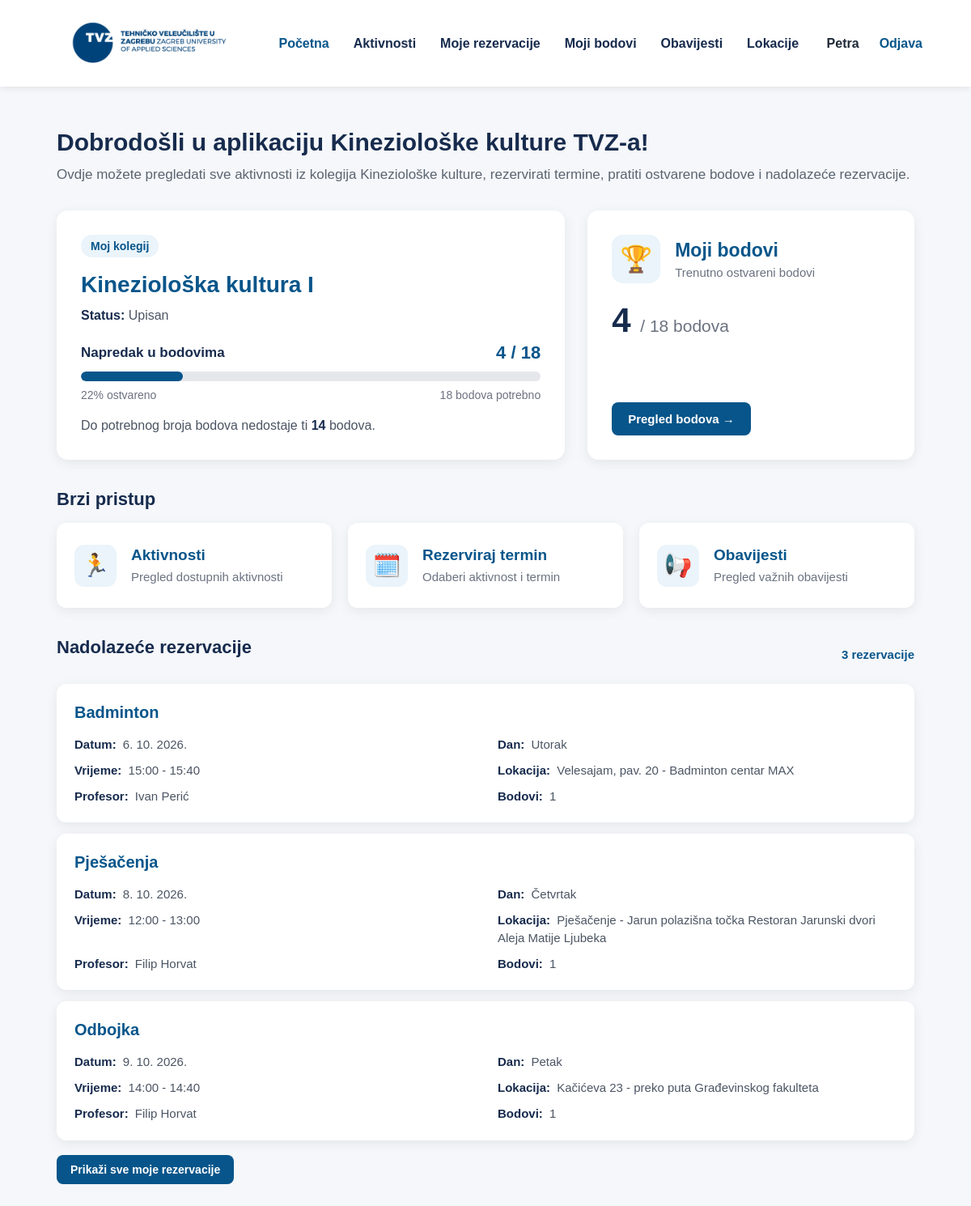
Screenshot of /student/index.php (signed in) with the database file from the repository.
### tables this page shows
CREATE TABLE `student_courses` (
  `id` int(11) NOT NULL,
  `student_id` int(11) NOT NULL,
  `course_id` int(11) NOT NULL,
  `academic_year_id` int(11) NOT NULL,
  `status` enum('ENROLLED','COMPLETED','FAILED') NOT NULL DEFAULT 'ENROLLED'
);

CREATE TABLE `courses` (
  `id` int(11) NOT NULL,
  `code` varchar(10) NOT NULL,
  `name` varchar(100) NOT NULL,
  `semester_number` tinyint(4) NOT NULL,
  `required_points` int(11) NOT NULL DEFAULT 18,
  `ects` decimal(2,1) NOT NULL DEFAULT 1.0,
  `is_active` tinyint(1) NOT NULL DEFAULT 1
);

### student/index.php (the view, shortened to what this page needs)
<?php
require_once '../config/database.php';
$userId = (int) ($_SESSION['user_id'] ?? 0);
$stmt = $pdo->prepare(
    "
    SELECT
        c.id AS course_id,
        c.name AS course_name,
        c.semester_number,
        c.required_points,
        sc.status,
        ay.id AS academic_year_id,
        ay.name AS academic_year_name
    FROM student_courses sc
    INNER JOIN courses c
        ON sc.course_id = c.id
    INNER JOIN academic_years ay
        ON ay.id = sc.academic_year_id
    WHERE sc.student_id = :student_id
      AND sc.academic_year_id = (
            SELECT id
            FROM academic_years
            WHERE is_active = 1
            LIMIT 1
      )
      AND sc.status = 'ENROLLED'
      AND c.is_active = 1
    LIMIT 1
    "
);
$stmt->execute([
    'student_id' => $userId
]);
$course = $stmt->fetch(PDO::FETCH_ASSOC);
$totalPoints = 0;
if ($course) {
    $semesterNumber =
        (int) $course['semester_number'];
    $stmt->execute([
        'student_id' =>
            $userId,
        'semester_number' =>
            $semesterNumber
    ]);
    $totalPoints =
        (int) $stmt->fetchColumn();
}
$stmt = $pdo->prepare(
    "
    SELECT
        r.reservation_date,
        a.name,
        a.points,
        s.day_of_week,
        s.start_time,
        s.end_time,
        s.location,
        u.first_name AS professor_first_name,
        u.last_name AS professor_last_name
    FROM reservations r
    INNER JOIN activity_sessions s
        ON s.id = r.session_id
    INNER JOIN activity_offerings o
        ON o.id = s.offering_id
    INNER JOIN activities a
        ON a.id = o.activity_id
    LEFT JOIN users u
        ON u.id = o.professor_id
    WHERE r.student_id = :student_id
      AND r.status = 'RESERVED'
      AND o.is_active = 1
      AND a.is_active = 1
      AND s.is_active = 1
      AND (
            r.reservation_date > CURDATE()
            OR (
                r.reservation_date = CURDATE()
                AND s.start_time >= CURTIME()
            )
      )
    ORDER BY
        r.reservation_date ASC,
        s.start_time ASC
    LIMIT 3
    "
);
$stmt->execute([
    'student_id' => $userId
]);
$upcomingReservations =
    $stmt->fetchAll(PDO::FETCH_ASSOC);
$requiredPoints = $course
    ? (int) $course['required_points']
    : 0;
if ($requiredPoints > 0) {
    $pointsProgress = (
        $totalPoints / $requiredPoints
    ) * 100;
    $pointsProgress = max(
        0,
        min(
            100,
            $pointsProgress
        )
    );
    $pointsMissing = max(
        0,
        $requiredPoints - $totalPoints
    );
} else {
    $pointsProgress = 0;
    $pointsMissing = 0;
}
$days = [
    1 => 'Ponedjeljak',
    2 => 'Utorak',
    3 => 'Srijeda',
    4 => 'Četvrtak',
    5 => 'Petak',
    6 => 'Subota',
    7 => 'Nedjelja'
];
?>
<!DOCTYPE html>
<html lang="hr">
<head>
    <link
        rel="stylesheet"
        href="../css/common.css"
    >
    <link
        rel="stylesheet"
        href="../css/navbar.css"
    >
</head>
<body>
    <?php require_once '../includes/navbar.php'; ?>
    <main class="container">
        <section class="student-welcome">
            <h1>
                Dobrodošli u aplikaciju Kineziološke kulture TVZ-a!
            </h1>
            <p>
                Ovdje možete pregledati sve aktivnosti iz kolegija Kineziološke kulture, rezervirati termine, pratiti ostvarene bodove i nadolazeće rezervacije.
            </p>
        </section>
        <section class="student-dashboard">
            <div class="dashboard-card course-card">
                <?php if ($course): ?>
                    <span class="course-label">
                        Moj kolegij
                    </span>
                    <h2>
                        <?= htmlspecialchars(
                            $course['course_name']
                        ) ?>
                    </h2>
                    <p class="course-status">
                        <strong>Status:</strong>
                        <?php
                        if ($course['status'] === 'ENROLLED') {
                            echo 'Upisan';
                        } elseif ($course['status'] === 'COMPLETED') {
                            echo 'Završen';
                        } elseif ($course['status'] === 'FAILED') {
                            echo 'Nije položen';
                        } else {
                            echo htmlspecialchars(
                                $course['status']
                            );
                        }
                        ?>
                    </p>
                    <div class="points-header">
                        <div class="points-title">
                            Napredak u bodovima
                        </div>
                        <div class="points-value">
                            <?= $totalPoints ?>
                            /
                            <?= $requiredPoints ?>
                        </div>
                    </div>
                    <div class="progress-bar">
                        <div
                            class="progress-fill"
                            style="
                                width: <?= $pointsProgress ?>%;
                            "
                        ></div>
                    </div>
                    <div class="progress-info">
                        <span>
                            <?= round($pointsProgress) ?>% ostvareno
                        </span>
                        <span>
                            <?= $requiredPoints ?> bodova potrebno
                        </span>
                    </div>
                    <p class="points-message">
                        <?php if ($pointsMissing > 0): ?>
                            Do potrebnog broja bodova
                            nedostaje ti
                            <strong>
                                <?= $pointsMissing ?>
                            </strong>
                            <?= $pointsMissing === 1
                                ? 'bod'
                                : 'bodova'
                            ?>.
                        <?php else: ?>
                            Ostvarila si potreban broj bodova
                            za kolegij.
                        <?php endif; ?>
                    </p>
                <?php endif; ?>
            </div>
            <div class="dashboard-card points-card">
                <div>
                    <div class="points-card-header">
                        <div class="dashboard-icon">
                            🏆
                        </div>
                        <div class="points-card-title">
                            <h2>
                                Moji bodovi
                            </h2>
                            <p>
                                Trenutno ostvareni bodovi
                            </p>
                        </div>
                    </div>
                    <div class="big-points">
                        <?= $totalPoints ?>
                        <span>
                            /
                            <?= $requiredPoints ?>
                            bodova
                        </span>
                    </div>
                </div>
                <a
                    href="points.php"
                    class="dashboard-button"
                >
                    Pregled bodova →
                </a>
            </div>
        </section>
        <section class="quick-access-section">
            <h2 class="section-title">
                Brzi pristup
            </h2>
            <div class="quick-access">
                <a
                    href="activities.php"
                    class="quick-card"
                >
                    <div class="quick-icon">
                        🏃
                    </div>
                    <div class="quick-content">
                        <h3>
                            Aktivnosti
                        </h3>
                        <p>
                            Pregled dostupnih aktivnosti
                        </p>
                    </div>
                </a>
                <a
                    href="activities.php"
                    class="quick-card"
                >
                    <div class="quick-icon">
                        🗓️
                    </div>
                    <div class="quick-content">
                        <h3>
                            Rezerviraj termin
                        </h3>
                        <p>
                            Odaberi aktivnost i termin
                        </p>
                    </div>
                </a>
                <a
                    href="announcements.php"
                    class="quick-card"
                >
                    <div class="quick-icon">
                        📢
                    </div>
                    <div class="quick-content">
                        <h3>
                            Obavijesti
                        </h3>
                        <p>
                            Pregled važnih obavijesti
                        </p>
                    </div>
                </a>
            </div>
        </section>
        <section class="upcoming-section">
            <div class="upcoming-header">
                <h2 class="section-title">
                    Nadolazeće rezervacije
                </h2>
                <?php if (!empty($upcomingReservations)): ?>
                    <span class="upcoming-count">
                        <?= count($upcomingReservations) ?>
                        <?= count($upcomingReservations) === 1
                            ? 'rezervacija'
                            : 'rezervacije'
                        ?>
                    </span>
                <?php endif; ?>
            </div>
            <?php if (empty($upcomingReservations)): ?>
                <div class="no-upcoming">
                    Trenutno nemaš nadolazećih rezervacija.
                </div>
            <?php else: ?>
                <?php foreach ($upcomingReservations as $reservation): ?>
                    <div class="upcoming-card">
                        <h3>
                            <?= htmlspecialchars(
                                $reservation['name']
                            ) ?>
                        </h3>
                        <div class="upcoming-details">
                            <div class="upcoming-detail">
                                <strong>
                                    Datum:
                                </strong>
                                <?= date(
                                    'j. n. Y.',
                                    strtotime(
                                        $reservation['reservation_date']
                                    )
                                ) ?>
                            </div>
                            <div class="upcoming-detail">
                                <strong>
                                    Dan:
                                </strong>
                                <?= htmlspecialchars(
                                    $days[
                                        $reservation['day_of_week']
                                    ] ?? ''
                                ) ?>
                            </div>
                            <div class="upcoming-detail">
                                <strong>
                                    Vrijeme:
                                </strong>
                                <?= htmlspecialchars(
                                    substr(
                                        $reservation['start_time'],
                                        0,
                                        5
                                    )
                                ) ?>
                                -
                                <?= htmlspecialchars(
                                    substr(
                                        $reservation['end_time'],
                                        0,
                                        5
                                    )
                                ) ?>
                            </div>
                            <div class="upcoming-detail">
                                <strong>
                                    Lokacija:
                                </strong>
                                <?= htmlspecialchars(
                                    $reservation['location']
                                ) ?>
                            </div>
                            <div class="upcoming-detail">
                                <strong>
                                    Profesor:
                                </strong>
                                <?= htmlspecialchars(
                                    trim(
                                        $reservation['professor_first_name']
                                        . ' '
                                        . $reservation['professor_last_name']
                                    )
                                ) ?>
                            </div>
                            <div class="upcoming-detail">
                                <strong>
                                    Bodovi:
                                </strong>
                                <?= htmlspecialchars(
                                    $reservation['points']
                                ) ?>
                            </div>
                        </div>
                    </div>
                <?php endforeach; ?>
                <a
                    href="my_reservations.php"
                    class="upcoming-link"
                >
                    Prikaži sve moje rezervacije
                </a>
            <?php endif; ?>
        </section>
    </main>
</body>
</html>

### css/common.css (style rules this page uses)
body { font-family: Arial, sans-serif; background-color: #f5f7fa; color: #1f2937; }
.container { max-width: 1100px; margin: 50px auto; padding: 0 20px; }
h1 { font-size: 28px; line-height: 1.25; margin-bottom: 8px; color: #172b4d; }
h2 { color: #172b4d; }

### rows the page displays
student_courses: course.name "Kineziološka kultura I", course.required_points "18"

### other values shown
$totalPoints "4"
$pointsProgress "22"
$pointsMissing "14"
count($upcomingReservations) "3"
$reservation['name'] "Badminton"
$reservation['location'] "Velesajam, pav. 20 - Badminton centar MAX"
$reservation['points'] "1"
$reservation['name'] "Pješačenja"
$reservation['location'] "Pješačenje - Jarun polazišna točka Restoran Jarunski dvori Aleja Matije Ljubeka"
$reservation['name'] "Odbojka"
$reservation['location'] "Kačićeva 23 - preko puta Građevinskog fakulteta"
